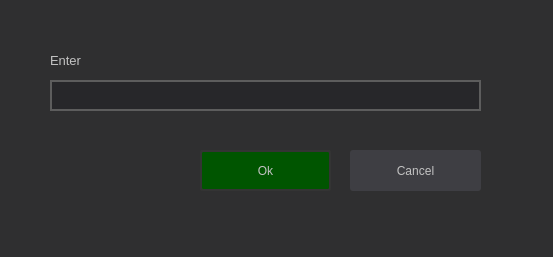
<?xml version="1.0" encoding="UTF-8"?>
<ui version="4.0">
 <class>PasswordDialog</class>
 <widget class="QWidget" name="PasswordDialog">
  <property name="geometry">
   <rect>
    <x>0</x>
    <y>0</y>
    <width>553</width>
    <height>257</height>
   </rect>
  </property>
  <property name="windowTitle">
   <string>Form</string>
  </property>
  <property name="styleSheet">
   <string notr="true">background-color: rgb(47, 47, 48)</string>
  </property>
  <widget class="QLineEdit" name="lineEdit">
   <property name="geometry">
    <rect>
     <x>50</x>
     <y>80</y>
     <width>431</width>
     <height>31</height>
    </rect>
   </property>
   <property name="styleSheet">
    <string notr="true">QLineEdit
{
	background-color: rgb(39, 39, 42);
	border-width: 2px;
     border-style: solid;
	border-color: rgb(93, 93, 93);
color: rgb(194, 194, 194);
}

QLineEdit:focus
{
border-color: rgb(0, 85, 0);
}</string>
   </property>
  </widget>
  <widget class="QPushButton" name="cancelButton">
   <property name="geometry">
    <rect>
     <x>350</x>
     <y>150</y>
     <width>131</width>
     <height>41</height>
    </rect>
   </property>
   <property name="styleSheet">
    <string notr="true">QPushButton
{
	background-color: rgb(62, 62, 67);
	color: rgb(194, 194, 194);
	border-style: none;
	border-width: 0px;
	border-color: rgb(45, 45, 45);
	border-radius: 3px;
}

QPushButton::hover
{
	background-color: rgb(36, 36, 36);
	border-style: solid;
	border-color: rgb(45, 45, 45);
    border-width: 3px;
}

QPushButton::pressed
{
	background-color: rgb(26, 26, 26);
	border: none;
}</string>
   </property>
   <property name="text">
    <string>Cancel</string>
   </property>
  </widget>
  <widget class="QPushButton" name="okButton">
   <property name="geometry">
    <rect>
     <x>200</x>
     <y>150</y>
     <width>131</width>
     <height>41</height>
    </rect>
   </property>
   <property name="styleSheet">
    <string notr="true">QPushButton
{
	background-color:rgb(0, 85, 0);
	color: rgb(194, 194, 194);
	border-style: solid;
	border-width: 2px;
	border-color: rgb(52, 52, 52);
	border-radius: 3px;
}

QPushButton::hover
{
	background-color: rgb(0, 94, 0);
}

QPushButton::pressed
{
	border: none;
}</string>
   </property>
   <property name="text">
    <string>Ok</string>
   </property>
  </widget>
  <widget class="QLabel" name="label">
   <property name="geometry">
    <rect>
     <x>50</x>
     <y>50</y>
     <width>231</width>
     <height>20</height>
    </rect>
   </property>
   <property name="font">
    <font>
     <pointsize>10</pointsize>
    </font>
   </property>
   <property name="styleSheet">
    <string notr="true">color: rgb(194, 194, 194);</string>
   </property>
   <property name="text">
    <string>Enter </string>
   </property>
  </widget>
  <widget class="QLabel" name="error_label">
   <property name="geometry">
    <rect>
     <x>50</x>
     <y>120</y>
     <width>351</width>
     <height>20</height>
    </rect>
   </property>
   <property name="font">
    <font>
     <pointsize>10</pointsize>
    </font>
   </property>
   <property name="styleSheet">
    <string notr="true">color: rgb(255, 0, 4);</string>
   </property>
   <property name="text">
    <string/>
   </property>
  </widget>
 </widget>
 <resources/>
 <connections/>
</ui>
